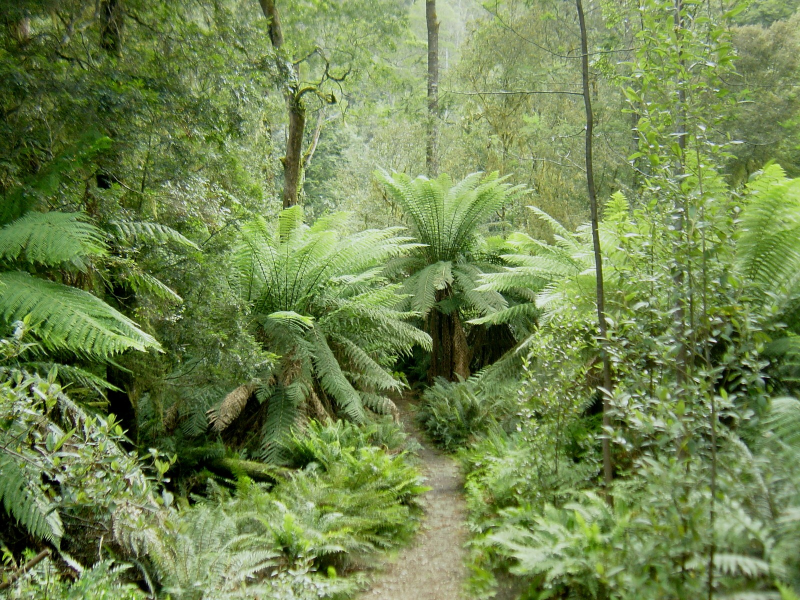
#> input picture 1_image_processing/forest.jpg, 1600 x 1200 px (shown at 1/2 size)
$ python ex1_3_opencv.py
#> lines starting #> are read from the running program, lines starting #| are printed output that depends on the picture; after the words box and inside, x2 and y2 are one past the last pixel; in counts of white or black regions, pixels touching at a corner belong together
# %% [markdown]
# # EX 1.3- Opencv: forest pyramid
# %%
# to run in google colab
import sys

if "google.colab" in sys.modules:

    def download_from_web(url):
        import requests

        response = requests.get(url)
        if response.status_code == 200:
            with open(url.split("/")[-1], "wb") as file:
                file.write(response.content)
        else:
            raise Exception(
                f"Failed to download the image. Status code: {response.status_code}"
            )

    download_from_web(
        "https://github.com/YoniChechik/AI_is_Math/raw/master/c_01_intro_to_CV_and_Python/ex1/forest.jpg"
    )
    download_from_web(
        "https://github.com/YoniChechik/AI_is_Math/raw/master/c_01_intro_to_CV_and_Python/ex1/pyramids.png"
    )


# %%
import cv2
import matplotlib.pyplot as plt
import numpy as np  # noqa: F401

# %%
forest_img = cv2.imread("forest.jpg")
#> forest_img is the input picture: shape (1200, 1600, 3); mean B, G, R 79, 134.3, 113.4
pyramid_img = cv2.imread("pyramids.png")
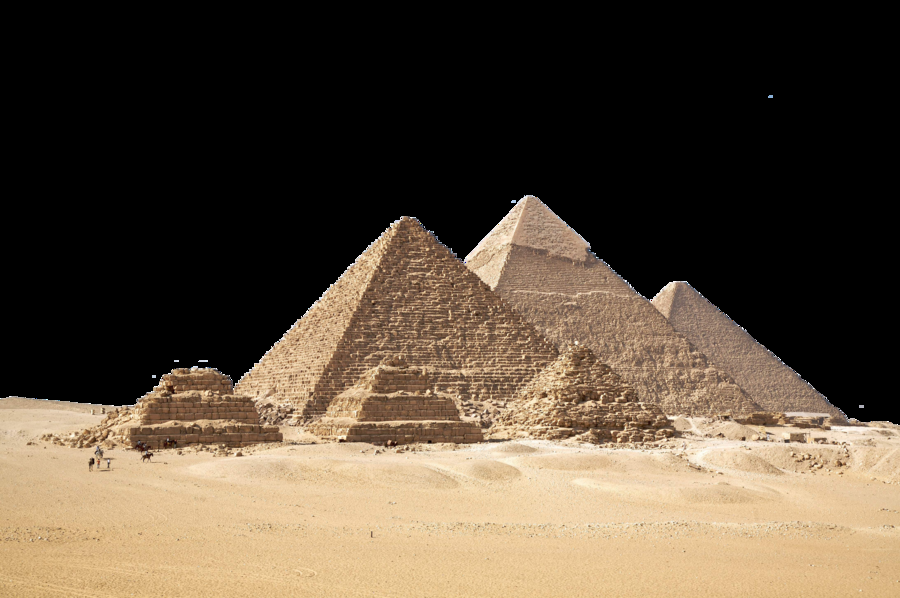
#> input picture 1_image_processing/pyramids.png, 900 x 598 px
#> pyramid_img is the input picture: shape (598, 900, 3); mean B, G, R 61, 77.7, 91.7
pyramid_img = cv2.cvtColor(pyramid_img, cv2.COLOR_BGR2GRAY)
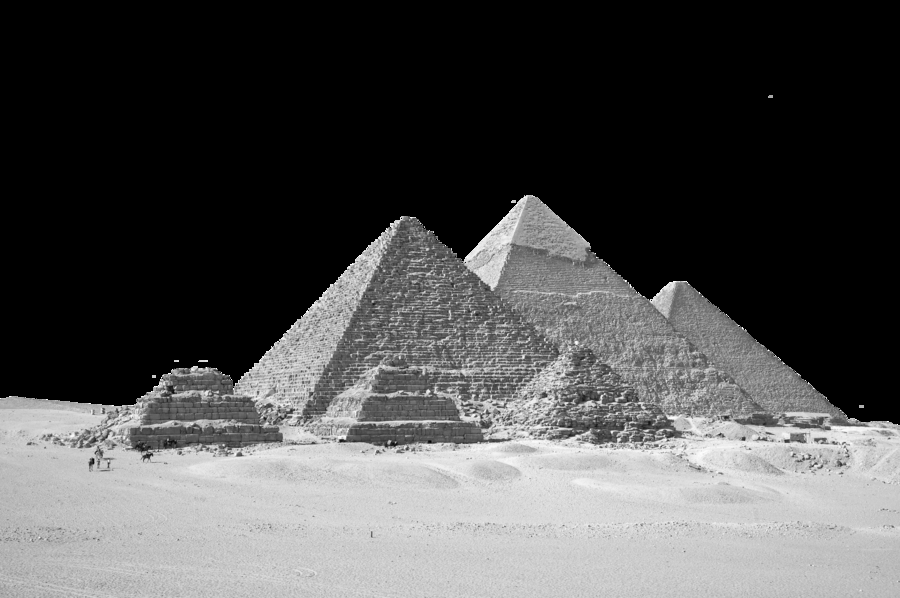
#> pyramid_img: shape (598, 900); min 0, max 255, mean 80
forest_img = cv2.cvtColor(forest_img, cv2.COLOR_BGR2GRAY)
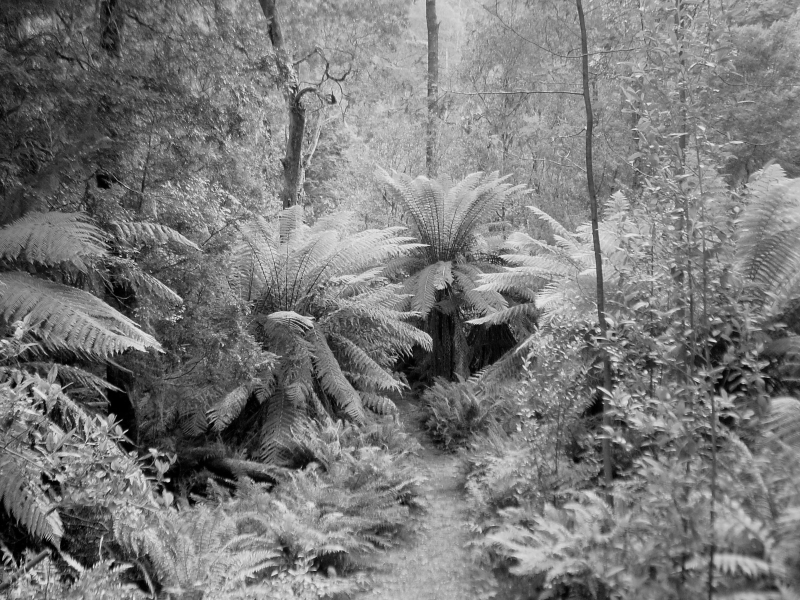
#> forest_img: shape (1200, 1600) (shown at 1/2 size); min 0, max 237, mean 121.7

# %%
# TODO: your goal is to build the pyramids in the forest!
#  Hints to think about:
#  - are the images the same size?
#  - How to mask/overlay the pixels from pyramids image to forest image (use numpy masks that we've seen in the numpy notebook!!!)
#  - A result example is added to this zip file
#
#  TODO: this section can be done in 3-5 lines of nice looking code, try not to write more then 10 lines here.
pyramid_img = cv2.resize(pyramid_img, (forest_img.shape[1], forest_img.shape[0]))
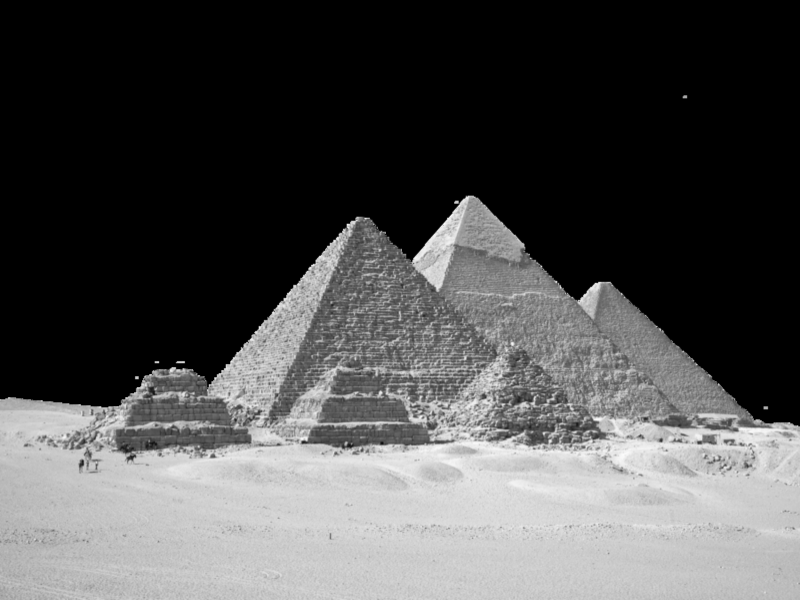
#> pyramid_img: shape (1200, 1600) (shown at 1/2 size); min 0, max 255, mean 79.9
mask_overlay = pyramid_img > 0 # the mask example from the numpy notebook
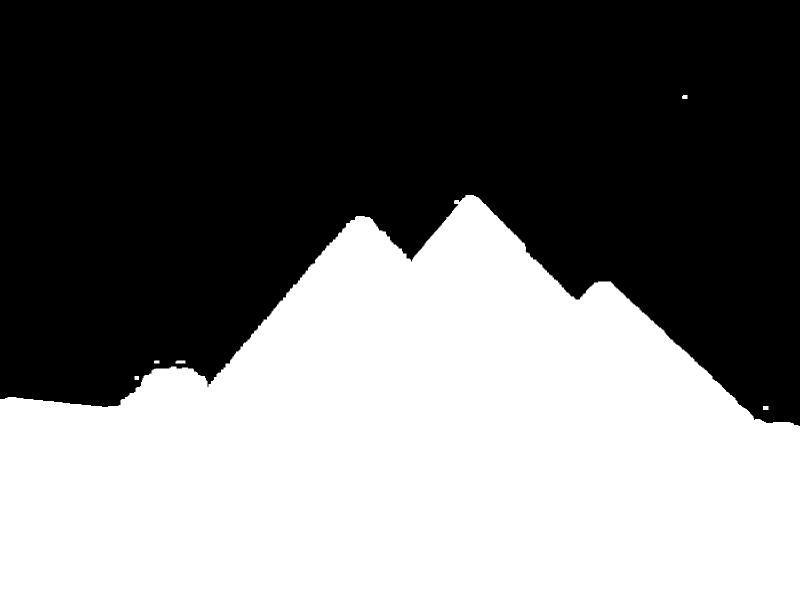
#> mask_overlay: shape (1200, 1600) bool (shown at 1/2 size); 46.4% white; 6 white regions, box (x1, y1, x2, y2) and area: (0, 390, 1600, 1200) 890847, (351, 721, 371, 727) 116, (1526, 812, 1537, 820) 88, (1364, 190, 1375, 198) 83, (269, 752, 278, 760) 71, (308, 721, 319, 727) 65
forest_img[mask_overlay] = pyramid_img[mask_overlay]
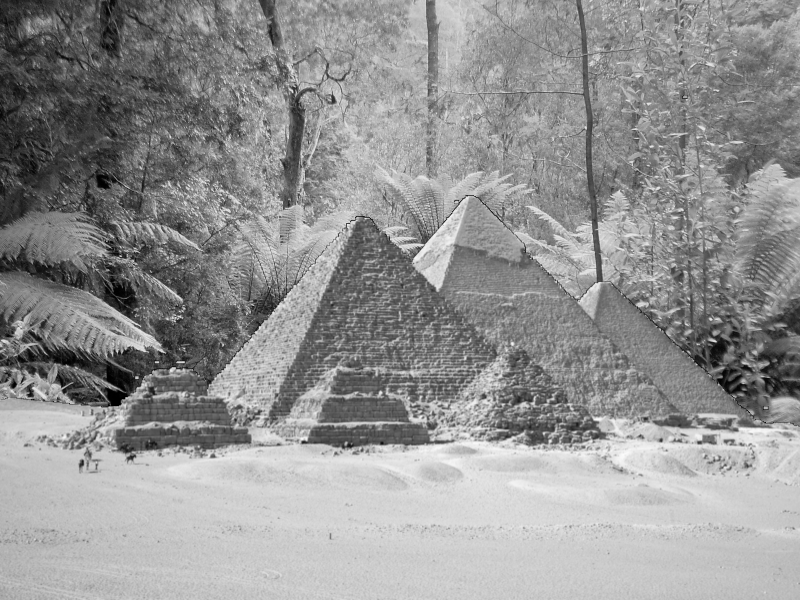
#> forest_img: shape (1200, 1600) (shown at 1/2 size); min 0, max 255, mean 147.4
res_im = forest_img

# %%
plt.figure()
plt.imshow(res_im, cmap="gray", vmin=0, vmax=255)
plt.show()
# %%
